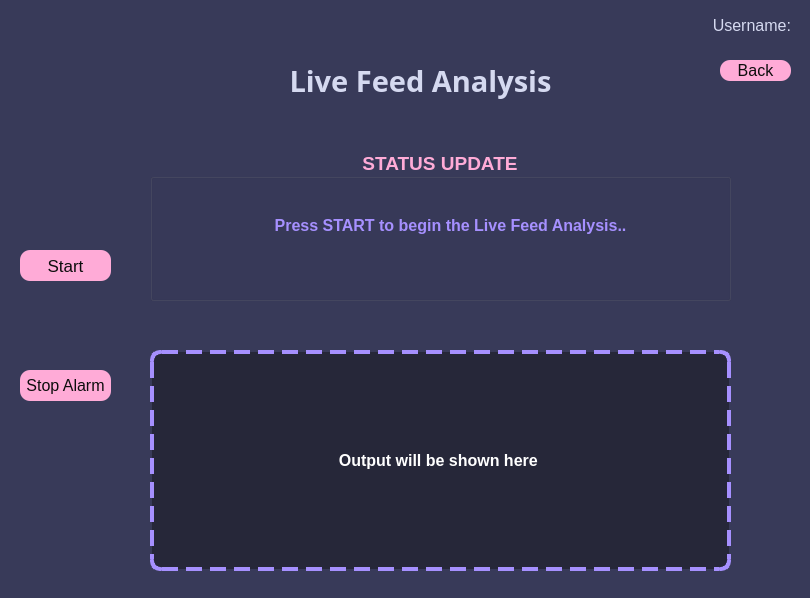
<?xml version="1.0" encoding="UTF-8"?>
<ui version="4.0">
 <class>Welcome</class>
 <widget class="QMainWindow" name="Welcome">
  <property name="geometry">
   <rect>
    <x>0</x>
    <y>0</y>
    <width>810</width>
    <height>598</height>
   </rect>
  </property>
  <property name="windowTitle">
   <string>MainWindow</string>
  </property>
  <widget class="QWidget" name="centralwidget">
   <widget class="QFrame" name="frame">
    <property name="geometry">
     <rect>
      <x>-10</x>
      <y>-10</y>
      <width>901</width>
      <height>611</height>
     </rect>
    </property>
    <property name="maximumSize">
     <size>
      <width>16777215</width>
      <height>16777215</height>
     </size>
    </property>
    <property name="styleSheet">
     <string notr="true">QFrame{
background-color: rgb(56, 58, 89);
color: rgb(59, 61, 157);
border-radius:10px;
}</string>
    </property>
    <property name="frameShape">
     <enum>QFrame::StyledPanel</enum>
    </property>
    <property name="frameShadow">
     <enum>QFrame::Raised</enum>
    </property>
    <widget class="QLabel" name="label_logo">
     <property name="geometry">
      <rect>
       <x>20</x>
       <y>20</y>
       <width>151</width>
       <height>141</height>
      </rect>
     </property>
     <property name="styleSheet">
      <string notr="true">border-radius:30px;</string>
     </property>
     <property name="frameShape">
      <enum>QFrame::StyledPanel</enum>
     </property>
     <property name="frameShadow">
      <enum>QFrame::Plain</enum>
     </property>
     <property name="text">
      <string/>
     </property>
     <property name="pixmap">
      <pixmap>../../../../../../../../OneDrive/Pictures/robo.gif</pixmap>
     </property>
     <property name="alignment">
      <set>Qt::AlignCenter</set>
     </property>
    </widget>
    <widget class="QLabel" name="title">
     <property name="geometry">
      <rect>
       <x>250</x>
       <y>40</y>
       <width>361</width>
       <height>101</height>
      </rect>
     </property>
     <property name="font">
      <font>
       <family>Segoe UI Semibold</family>
       <pointsize>22</pointsize>
       <weight>75</weight>
       <bold>true</bold>
      </font>
     </property>
     <property name="styleSheet">
      <string notr="true">
background:transparent;
color: rgb(213, 217, 240);</string>
     </property>
     <property name="text">
      <string>Live Feed Analysis</string>
     </property>
     <property name="alignment">
      <set>Qt::AlignCenter</set>
     </property>
     <property name="wordWrap">
      <bool>true</bool>
     </property>
    </widget>
    <widget class="QPushButton" name="Start">
     <property name="geometry">
      <rect>
       <x>30</x>
       <y>260</y>
       <width>91</width>
       <height>31</height>
      </rect>
     </property>
     <property name="font">
      <font>
       <family>Segoe UI</family>
       <pointsize>13</pointsize>
       <weight>12</weight>
       <italic>false</italic>
       <bold>false</bold>
      </font>
     </property>
     <property name="cursor">
      <cursorShape>PointingHandCursor</cursorShape>
     </property>
     <property name="mouseTracking">
      <bool>true</bool>
     </property>
     <property name="styleSheet">
      <string notr="true">QPushButton{
border-radius:10px;
	color: rgb(13, 13, 13);
	background-color: rgb(255, 171, 215);
	font: 100 13pt &quot;Segoe UI&quot;;

}

QPushButton:hover{
	color: rgb(62, 61, 106);
	background-color: rgb(166, 144, 255);
	font: 90 12pt &quot;Segoe UI&quot;;	
}</string>
     </property>
     <property name="text">
      <string>Start</string>
     </property>
    </widget>
    <widget class="QLabel" name="output">
     <property name="geometry">
      <rect>
       <x>160</x>
       <y>360</y>
       <width>581</width>
       <height>221</height>
      </rect>
     </property>
     <property name="font">
      <font>
       <family>Segoe UI</family>
       <pointsize>12</pointsize>
       <weight>75</weight>
       <bold>true</bold>
      </font>
     </property>
     <property name="styleSheet">
      <string notr="true">background-color: rgba(13,13,13, 110);
color: rgb(255, 255, 255);
border-radius:10px;
border: 4px dashed ;
border-color:rgb(166, 144, 255);</string>
     </property>
     <property name="text">
      <string>Output will be shown here </string>
     </property>
     <property name="alignment">
      <set>Qt::AlignCenter</set>
     </property>
     <property name="wordWrap">
      <bool>true</bool>
     </property>
    </widget>
    <widget class="QGroupBox" name="updateBox">
     <property name="geometry">
      <rect>
       <x>160</x>
       <y>160</y>
       <width>581</width>
       <height>151</height>
      </rect>
     </property>
     <property name="font">
      <font>
       <family>Segoe UI</family>
       <pointsize>14</pointsize>
       <weight>75</weight>
       <bold>true</bold>
      </font>
     </property>
     <property name="layoutDirection">
      <enum>Qt::LeftToRight</enum>
     </property>
     <property name="styleSheet">
      <string notr="true">color: rgb(255, 171, 215);
border-color: rgb(255, 171, 215);</string>
     </property>
     <property name="title">
      <string>STATUS UPDATE</string>
     </property>
     <property name="alignment">
      <set>Qt::AlignHCenter|Qt::AlignTop</set>
     </property>
     <property name="flat">
      <bool>false</bool>
     </property>
     <property name="checkable">
      <bool>false</bool>
     </property>
    </widget>
    <widget class="QLabel" name="username">
     <property name="geometry">
      <rect>
       <x>470</x>
       <y>20</y>
       <width>331</width>
       <height>31</height>
      </rect>
     </property>
     <property name="font">
      <font>
       <family>Segoe UI</family>
       <pointsize>12</pointsize>
       <weight>50</weight>
       <bold>false</bold>
      </font>
     </property>
     <property name="layoutDirection">
      <enum>Qt::LeftToRight</enum>
     </property>
     <property name="styleSheet">
      <string notr="true">
background:transparent;
color: rgb(213, 217, 240);</string>
     </property>
     <property name="text">
      <string>Username:</string>
     </property>
     <property name="alignment">
      <set>Qt::AlignRight|Qt::AlignTrailing|Qt::AlignVCenter</set>
     </property>
     <property name="wordWrap">
      <bool>true</bool>
     </property>
    </widget>
    <widget class="QPushButton" name="back">
     <property name="geometry">
      <rect>
       <x>730</x>
       <y>70</y>
       <width>71</width>
       <height>21</height>
      </rect>
     </property>
     <property name="font">
      <font>
       <family>Segoe UI</family>
       <pointsize>12</pointsize>
       <weight>11</weight>
       <italic>false</italic>
       <bold>false</bold>
      </font>
     </property>
     <property name="cursor">
      <cursorShape>PointingHandCursor</cursorShape>
     </property>
     <property name="mouseTracking">
      <bool>true</bool>
     </property>
     <property name="styleSheet">
      <string notr="true">QPushButton{
border-radius:10px;
	color: rgb(13, 13, 13);
	background-color: rgb(255, 171, 215);
	font: 90 12pt &quot;Segoe UI&quot;;
}

QPushButton:hover{
	color: rgb(62, 61, 106);
	background-color: rgb(166, 144, 255);
	font: 90 12pt &quot;Segoe UI&quot;;	
}</string>
     </property>
     <property name="text">
      <string>Back</string>
     </property>
    </widget>
    <widget class="QLabel" name="update">
     <property name="geometry">
      <rect>
       <x>240</x>
       <y>190</y>
       <width>441</width>
       <height>91</height>
      </rect>
     </property>
     <property name="font">
      <font>
       <pointsize>12</pointsize>
       <weight>75</weight>
       <bold>true</bold>
      </font>
     </property>
     <property name="layoutDirection">
      <enum>Qt::LeftToRight</enum>
     </property>
     <property name="styleSheet">
      <string notr="true">color: rgb(166, 144, 255);
background: transparent;</string>
     </property>
     <property name="text">
      <string>Press START to begin the Live Feed Analysis..</string>
     </property>
     <property name="alignment">
      <set>Qt::AlignCenter</set>
     </property>
     <property name="wordWrap">
      <bool>true</bool>
     </property>
    </widget>
    <widget class="QPushButton" name="StopAlarm">
     <property name="geometry">
      <rect>
       <x>30</x>
       <y>380</y>
       <width>91</width>
       <height>31</height>
      </rect>
     </property>
     <property name="font">
      <font>
       <family>Segoe UI</family>
       <pointsize>12</pointsize>
       <weight>12</weight>
       <italic>false</italic>
       <bold>false</bold>
      </font>
     </property>
     <property name="cursor">
      <cursorShape>PointingHandCursor</cursorShape>
     </property>
     <property name="mouseTracking">
      <bool>true</bool>
     </property>
     <property name="styleSheet">
      <string notr="true">QPushButton{
border-radius:10px;
	color: rgb(13, 13, 13);
	background-color: rgb(255, 171, 215);
	font: 100 12pt &quot;Segoe UI&quot;;

}

QPushButton:hover{
	color: rgb(62, 61, 106);
	background-color: rgb(166, 144, 255);
	font: 90 12pt &quot;Segoe UI&quot;;	
}</string>
     </property>
     <property name="text">
      <string>Stop Alarm</string>
     </property>
    </widget>
    <zorder>title</zorder>
    <zorder>label_logo</zorder>
    <zorder>Start</zorder>
    <zorder>output</zorder>
    <zorder>updateBox</zorder>
    <zorder>username</zorder>
    <zorder>back</zorder>
    <zorder>update</zorder>
    <zorder>StopAlarm</zorder>
   </widget>
  </widget>
 </widget>
 <resources/>
 <connections/>
</ui>
